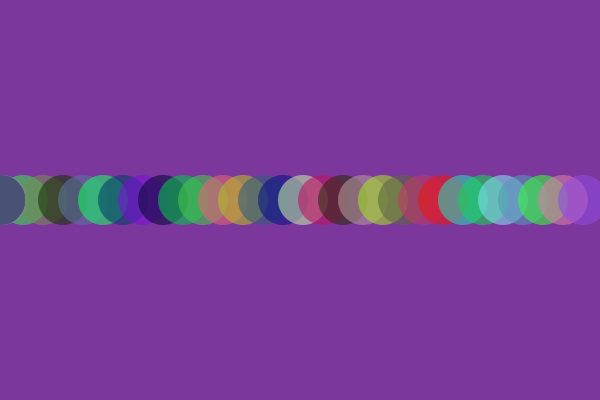
Frame 1 (no input)
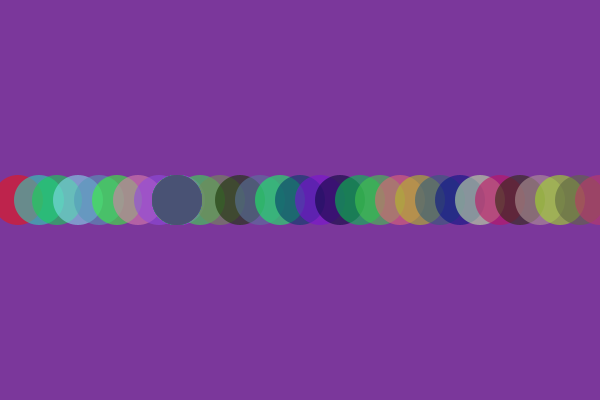
Frame 60 (the mouse pressed at the canvas centre just before this capture)
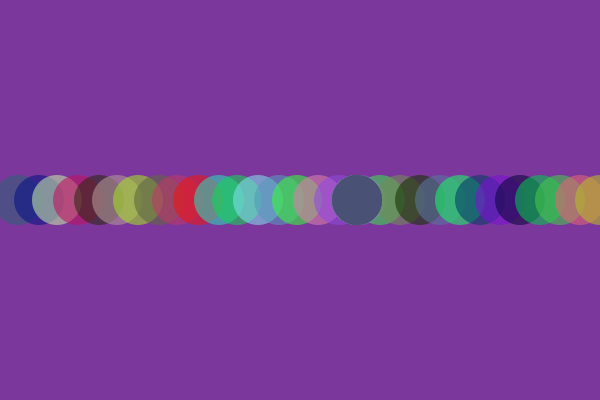
Frame 120 (the mouse held since frame 60 and released just before this capture)

The Processing sketch that drew these frames (run headless with seeded random() and noise(); from frame 60 on, the mouse is pressed at the canvas centre):

// Processing sketch: blipArray
// ── blipArray.pde
// An array of objects. Code based on Dan Shiffman's Example 9-9: 
// Learning Processing: http://learningprocessing.com/examples/chp09/example-09-09-array-objects

// background values
float rCol = 123;
float gCol = 55;
float bCol = 155;

// array of blips
Blip[] blips = new Blip[300]; 

void setup() {
  size(600, 400);
  // create blips
  for (int i = 0; i < blips.length; i ++ ) { 
    blips[i] = new Blip(color(random(255), random(255), random(255)), i*20, height/2, 3);
  }
}

void draw() {
  background(rCol, gCol, bCol);
  // loop to move and display blips
  for (int i = 0; i < blips.length; i++) { 
    blips[i].move();
    blips[i].display();
    //println(i);
  }
}
// ── blips.pde
// Blip class
class Blip { 
  color c;
  float xpos;
  float ypos;
  float xspeed;
  float diam = 50;

  // constructor
  Blip(color c_, float xpos_, float ypos_, float xspeed_) {
    c = c_;
    xpos = xpos_;
    ypos = ypos_;
    xspeed = xspeed_;
  }
  //display
  void display() {
    ellipseMode(CENTER);
    noStroke();
    fill(c, 150);
    ellipse(xpos, ypos, diam, diam);
  }
  //move
  void move() {
    xpos = xpos + xspeed;
    if (xpos > width) {
      xpos = 0;
    }
  }
}
